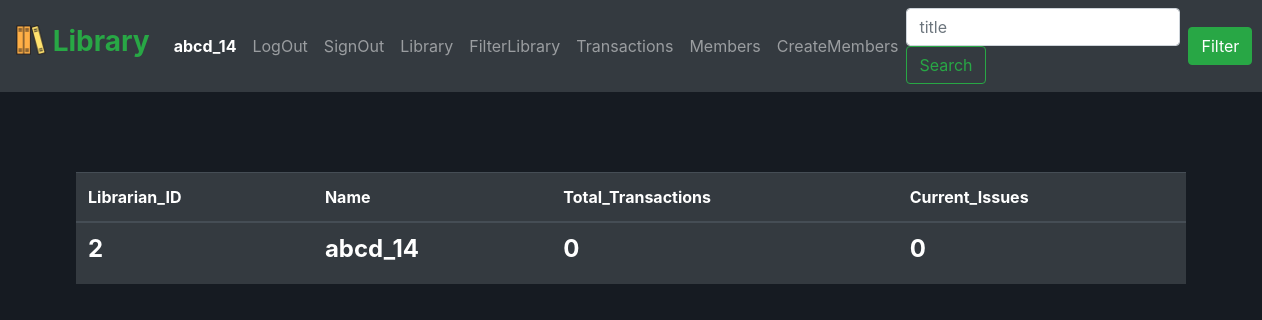
Page /librarianinfo (signed in) on the committed database.
### src/models.py (models this page shows, shortened)
class librarian(db.Model):
    id = db.Column('librarian_id' , db.Integer , primary_key=True)
    name = db.Column(db.String(100) , nullable=False)
    email = db.Column(db.String(100) , nullable=False , unique=True)
    password = db.Column(db.String(300) , nullable=False)
    transactions = db.Column(db.Integer , nullable=False)
    current_issues = db.Column(db.Integer , nullable=False)

### src/app.py (the view)
@app.route('/librarianinfo')
def librarianinfo():
    a = librarian.query.get(session['id'])
    return render_template("librarianinfo.html" , data=a)

### src/templates/librarianinfo.html
{% extends "base.html" %}
{% block mainbody %}
<div class="container-sm librarianinfobody">
    <table class="table table-hover table-dark">
        <thead>
            <tr>
                <th scope="col">Librarian_ID</th>
                <th scope="col">Name</th>
                <th scope="col">Total_Transactions</th>
                <th scope="col">Current_Issues</th>
            </tr>
        </thead>
        <tbody>
            <tr>
                <th scope="row"><h4 style="font-weight: bold;">{{ data.id }}<h4></th>
                <td><h4 style="font-weight: bold;">{{ data.name }}</h4></td>
                <td><h4 style="font-weight: bold;">{{ data.transactions }}<h4></td>
                <td><h4 style="font-weight: bold;">{{ data.current_issues }}</h4></td>
            </tr>
        </tbody>
    </table>
</div>
{% endblock %}

### src/templates/base.html (shortened to what this page needs)
<!DOCTYPE html>
<html lang="en">
    <head>
        <link rel="stylesheet" href="https://cdn.jsdelivr.net/npm/bootstrap@4.6.1/dist/css/bootstrap.min.css">
        <link rel="stylesheet" href="/static/css/base.css">
    </head>
    <body>
        {% block navbar %}
            <nav class="navbar navbar-expand-lg navbar-dark bg-dark">
                <a class="navbar-brand" href="/">
                    <h3 style="font-weight: bold; color: #28a745;">
                        <img src="/static/images/books.png" width="30" height="30" class="d-inline-block align-top" alt="">
                        Library
                    </h3>
                </a>
                {% if session['email'] %}
                    <div class="collapse navbar-collapse" id="navbarTogglerDemo02">
                        <ul class="navbar-nav mr-auto mt-2 mt-lg-0">
                            <li class="nav-item active">
                                <a class="nav-link" href="/librarianinfo" style="font-weight: bold;">{{ session['name'] }}<span class="sr-only">(current)</span></a>
                            </li>
                            <li class="nav-item">
                                <a class="nav-link" href="/logout">LogOut</a>
                            </li>
                            <li class="nav-item">
                                <a class="nav-link" href="/signout">SignOut</a>
                            </li>
                            <li class="nav-item">
                                <a class="nav-link" href="/library">Library</a>
                            </li>
                            <li class="nav-item">
                                <a class="nav-link" href="/filterlibrary">FilterLibrary</a>
                            </li>
                            <li class="nav-item">
                                <a class="nav-link" href="/alltransactions">Transactions</a>
                            </li>
                            <li class="nav-item">
                                <a class="nav-link" href="/membersinfo">Members</a>
                            </li>
                            <li class="nav-item">
                                <a class="nav-link" href="/createmember">CreateMembers</a>
                            </li>
                        </ul>
                {% endif %}
                        <form action="/new_books" class="form-inline my-2 my-lg-0">
                            <input class="form-control mr-sm-2" type="search" placeholder="title" name="title">
                            <button class="btn btn-outline-success my-2 my-sm-0" type="submit">Search</button>
                        </form>
                        <a class="btn btn-success my-2 my-sm-0" href="/filtersearch">Filter</a>
                    </div>
            </nav>
        {% endblock %}
        {% block mainbody %}
        {% endblock %}
    </body>
</html>

### src/static/css/base.css (style rules this page uses)
body { background-color: #161b22; }
.librarianinfobody, .indexbody { margin-top: 10vh; }

### rows in the picture
librarian: name "abcd_14", id "2", transactions "0", current_issues "0"
